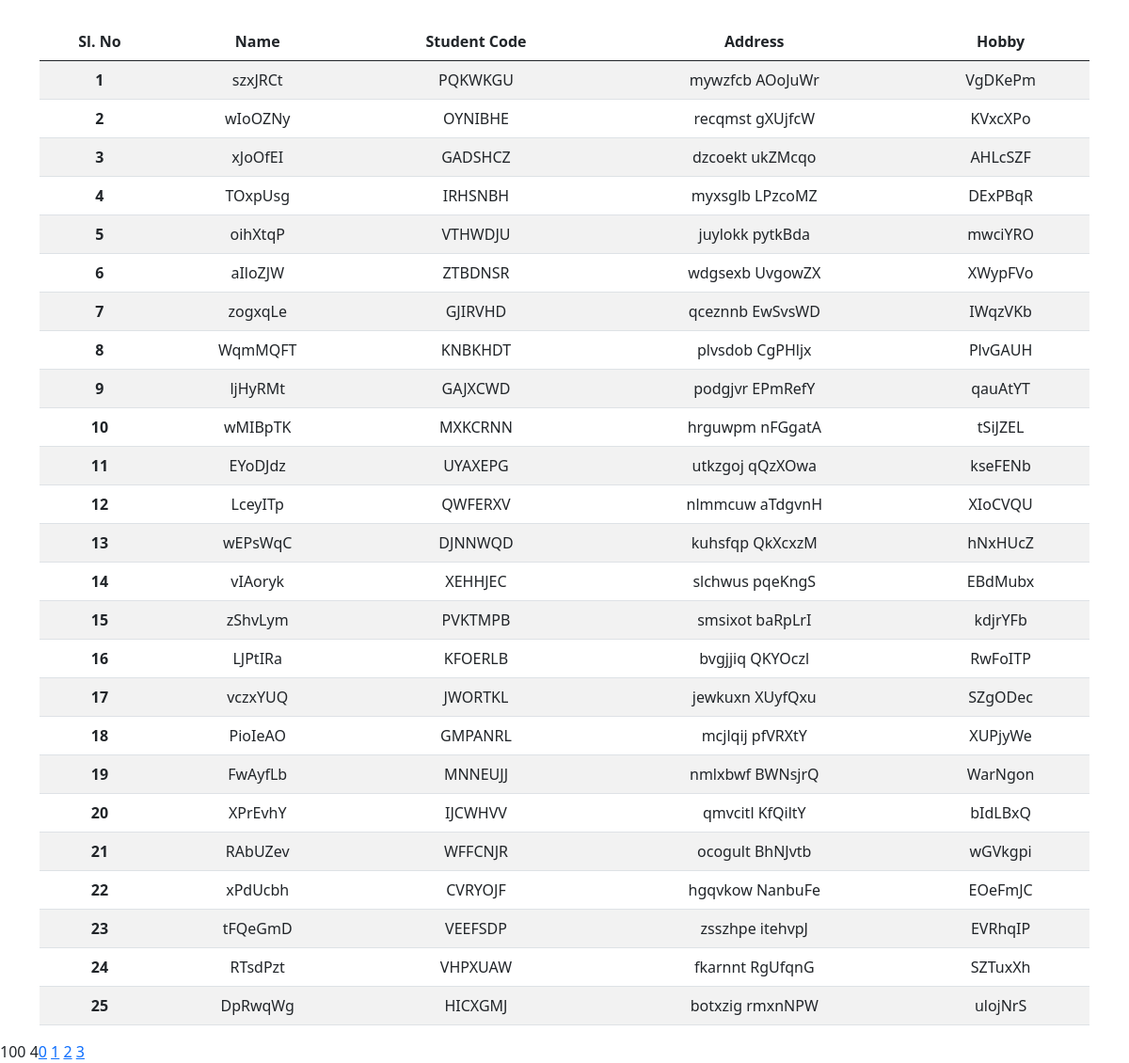
The page /Data.php on the database its author committed.
### tables this page shows
CREATE TABLE `students_directory` (
  `id` int NOT NULL,
  `name` varchar(120) NOT NULL,
  `student_code` varchar(120) NOT NULL,
  `address` varchar(120) NOT NULL,
  `hobby` varchar(120) NOT NULL,
  `registration_Date` timestamp NOT NULL DEFAULT CURRENT_TIMESTAMP
);

### Data.php (the view, shortened to what this page needs)
<?php
include('config.php');
?>
<!doctype html>
<html lang="en">
  <head>
    <link href="https://cdn.jsdelivr.net/npm/bootstrap@5.0.2/dist/css/bootstrap.min.css" rel="stylesheet">
  </head>
  <body>
    <div class="container mt-4">
    	<table class="table table-striped">
  <thead>
    <tr class="text-center">
      <th scope="col">Sl. No</th>
      <th scope="col">Name</th>
      <th scope="col">Student Code</th>
      <th scope="col">Address</th>
      <th scope="col">Hobby</th>
    </tr>
  </thead>
  <tbody>
  	<?php
  		$resultPerPage = 25;
  		if(isset($_GET['page']))
  		{
  			$page = $_GET['page'];
  		}
  		else
  		{
  			$page = 1;
  		}
  		$fetchMyData = mysqli_query($config,"SELECT * FROM students_directory ORDER BY id ASC LIMIT $resultPerPage");
  		while ($row = mysqli_fetch_assoc($fetchMyData)) { ?>
    <tr class="text-center">
      <th scope="row"><?php echo $row['id']; ?></th>
      <td><?php echo $row['name']; ?></td>
      <td><?php echo $row['student_code']; ?></td>
      <td><?php echo $row['address']; ?></td>
      <td><?php echo $row['hobby']; ?></td>
    </tr>
<?php } ?>
  </tbody>
</table>
    </div>
    <?php
      $fetchRows = mysqli_query($config,"SELECT * FROM students_directory");
      $totalCount = mysqli_num_rows($fetchRows);
      $totalPagesRequired = ceil($totalCount/$resultPerPage);
      echo $totalCount. " " . $totalPagesRequired;
      for ($i=0; $i < $totalPagesRequired ; $i++)
      {
      	  echo "<a href='viewData.php?page=".$i."'";
            if ($i==$page)  echo " class='curPage'";
            echo ">".$i."</a> ";
      }
    ?>
  </body>
</html>

### rows shown on the page
students_directory: id "1", name "szxJRCt", student_code "PQKWKGU", address "mywzfcb AOoJuWr", hobby "VgDKePm"
students_directory: id "2", name "wIoOZNy", student_code "OYNIBHE", address "recqmst gXUjfcW", hobby "KVxcXPo"
students_directory: id "3", name "xJoOfEI", student_code "GADSHCZ", address "dzcoekt ukZMcqo", hobby "AHLcSZF"
students_directory: id "4", name "TOxpUsg", student_code "IRHSNBH", address "myxsglb LPzcoMZ", hobby "DExPBqR"
students_directory: id "5", name "oihXtqP", student_code "VTHWDJU", address "juylokk pytkBda", hobby "mwciYRO"
students_directory: id "6", name "aIloZJW", student_code "ZTBDNSR", address "wdgsexb UvgowZX", hobby "XWypFVo"
students_directory: id "7", name "zogxqLe", student_code "GJIRVHD", address "qceznnb EwSvsWD", hobby "IWqzVKb"
students_directory: id "8", name "WqmMQFT", student_code "KNBKHDT", address "plvsdob CgPHljx", hobby "PlvGAUH"
students_directory: id "9", name "ljHyRMt", student_code "GAJXCWD", address "podgjvr EPmRefY", hobby "qauAtYT"
students_directory: id "10", name "wMIBpTK", student_code "MXKCRNN", address "hrguwpm nFGgatA", hobby "tSiJZEL"
students_directory: id "11", name "EYoDJdz", student_code "UYAXEPG", address "utkzgoj qQzXOwa", hobby "kseFENb"
students_directory: id "12", name "LceyITp", student_code "QWFERXV", address "nlmmcuw aTdgvnH", hobby "XIoCVQU"
students_directory: id "13", name "wEPsWqC", student_code "DJNNWQD", address "kuhsfqp QkXcxzM", hobby "hNxHUcZ"
students_directory: id "14", name "vIAoryk", student_code "XEHHJEC", address "slchwus pqeKngS", hobby "EBdMubx"
students_directory: id "15", name "zShvLym", student_code "PVKTMPB", address "smsixot baRpLrI", hobby "kdjrYFb"
students_directory: id "16", name "LJPtIRa", student_code "KFOERLB", address "bvgjjiq QKYOczl", hobby "RwFoITP"
students_directory: id "17", name "vczxYUQ", student_code "JWORTKL", address "jewkuxn XUyfQxu", hobby "SZgODec"
students_directory: id "18", name "PioIeAO", student_code "GMPANRL", address "mcjlqij pfVRXtY", hobby "XUPjyWe"
students_directory: id "19", name "FwAyfLb", student_code "MNNEUJJ", address "nmlxbwf BWNsjrQ", hobby "WarNgon"
students_directory: id "20", name "XPrEvhY", student_code "IJCWHVV", address "qmvcitl KfQiltY", hobby "bIdLBxQ"
students_directory: id "21", name "RAbUZev", student_code "WFFCNJR", address "ocogult BhNJvtb", hobby "wGVkgpi"
students_directory: id "22", name "xPdUcbh", student_code "CVRYOJF", address "hgqvkow NanbuFe", hobby "EOeFmJC"
students_directory: id "23", name "tFQeGmD", student_code "VEEFSDP", address "zsszhpe itehvpJ", hobby "EVRhqIP"
students_directory: id "24", name "RTsdPzt", student_code "VHPXUAW", address "fkarnnt RgUfqnG", hobby "SZTuxXh"
students_directory: id "25", name "DpRwqWg", student_code "HICXGMJ", address "botxzig rmxnNPW", hobby "ulojNrS"

### other values the page prints
$totalCount "100"
$totalPagesRequired "4"
